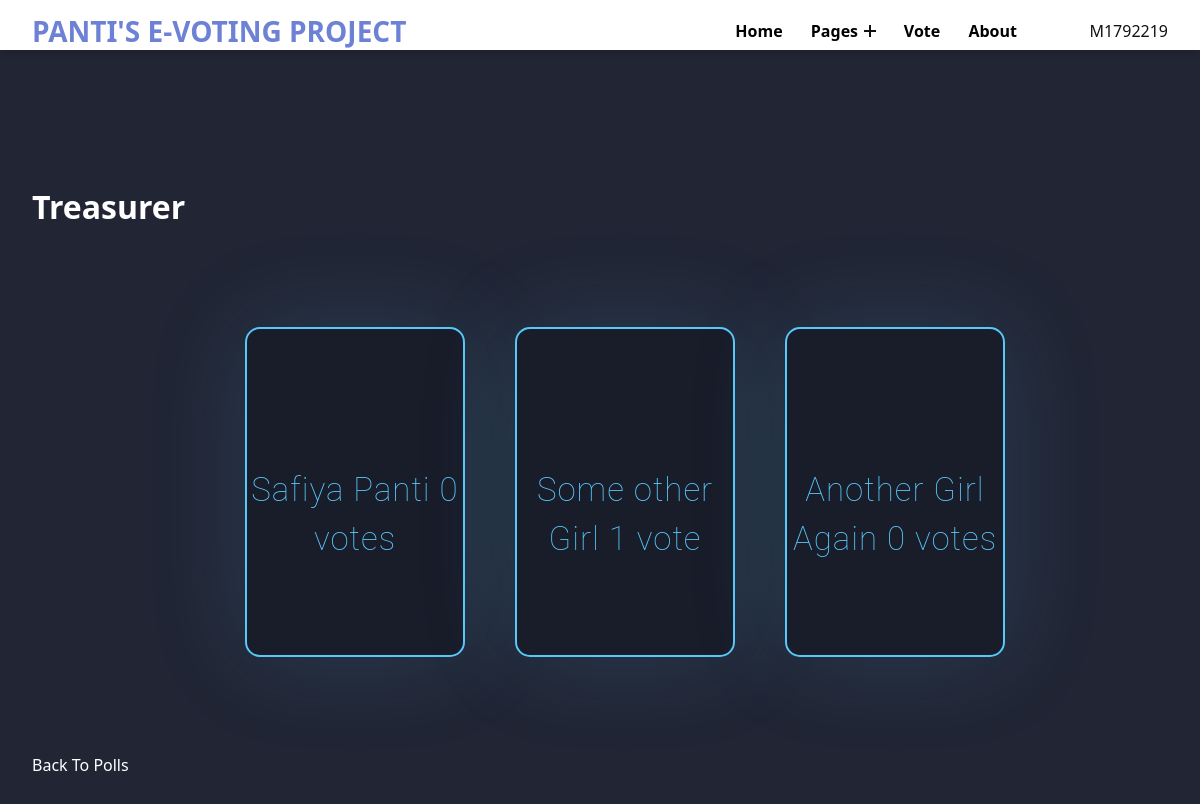
Screenshot of /polls/2/results/ (signed in) with the database file from the repository.
### build/models.py (models this page shows, shortened)
class Question(models.Model):
    question_text = models.CharField(max_length = 200)
    pub_date = models.DateTimeField('date published')

class Choice(models.Model):
    question = models.ForeignKey(Question, on_delete = models.CASCADE)
    choice_text = models.CharField(max_length = 200)
    votes = models.IntegerField(default = 0)

### build/views.py (the view)
# urls.py: path('<int:question_id>/results/', views.results, name ='results'),
@login_required(login_url='/polls/login')
def results(request, question_id):
	question = get_object_or_404(Question, pk = question_id)
	return render(request, 'polls/results.html', {'question': question})

### build/templates/polls/results.html (shortened to what this page needs)
{% extends 'base.html' %} {% block content %}
<!DOCTYPE html>
<html lang="en">
  <head>
  </head>
  <body>
    <h1 class="mb-5 text-center" style="color: white">
      {{ question.question_text }}
    </h1>
    <div class="row-needed">
      <ul class="list-group mb-5" style="display: flex; flex-direction: row">
        {% for choice in question.choice_set.all %}
        <div class="main" style="margin-left: 50">
          <div class="card" style="justify-content: space-around">
            <div class="text1">
              <li class="list-group-item">
                {{ choice.choice_text }}
                <span class="badge badge-success float-right"
                  >{{ choice.votes }} vote{{ choice.votes | pluralize }}</span
                >
              </li>
            </div>
          </div>
        </div>
        {% endfor %}
      </ul>
    </div>
    <a
      style="color: white"
      class="btn btn-secondary"
      href="{% url 'polls:index' %}"
      >Back To Polls</a
    >
  </body>
</html>
{% endblock %}

### build/templates/partials/_navbar.html (shortened to what this page needs)
{% load static %}
<!DOCTYPE html>
<html lang="en">
   <head>
      <link rel="stylesheet" href="{% static '/navbarObj/reset.min.css' %}">
      <link rel="stylesheet" href="{% static '/navbarObj/style.min.css' %}">
      <link rel="stylesheet" href="{% static '/navbarObj/ionicon.min.css' %}">
   </head>
   <body style="margin-top: 80;">
      <header class="header"  style="height: 50px;  background-color: white; position: fixed;">
         <div class="container"  style="height: 50px;">
            <section class="wrapper"  style="height: 62px;">
               <h1><a href="{% url 'polls:index' %}" style="color: rgba(50, 79, 196, 0.713);" class="brand">Panti's E-voting Project</a></h1>
               <nav class="navbar">
                  <ul class="menu">
                     <li class="menu-item"><a href="/" style="color: black;">Home</a></li>
                     <li class="menu-item menu-item-has-children">
                        <a href="#" data-toggle="sub-menu" style="color: black;">Pages<i class="expand"></i></a>
                     </li>
                     <li class="menu-item"><a href="{% url 'polls:index' %}" style="color: black;">Vote</a></li>
                     <li class="menu-item"><a href="{% url 'polls:about' %}" style="color: black;">About</a></li>
                     {% if user.is_authenticated %}
                        {{user.username}}
                     {% else %}
                     <li class="menu-item"><a href="{% url 'polls:index' %}"><input type="submit" value="Log in" class="navLogin" id="navLogin"></a></li>
                     {% endif %}
                  </ul>
               </nav>
            </section>
         </div>
      </header>
   </body>
</html>

### build/templates/polls/results.html (style rules this page uses)
body { display: flex; justify-content: center; align-items: center; flex-wrap: nowrap; min-height: 100vh; background: #212534; }
.row-needed { display: flex; flex-direction: row; justify-content: space-around; }
.main { position: relative; display: flex; justify-content: center; align-items: center; flex-direction: row; }
.card { position: relative; display: flex; height: 330px; width: 220px; background-color: #191c29; border-radius: 15px; justify-content: center; align-items: center; flex-wrap: nowrap; flex-direction: column; text-align: center; border: 2px solid rgb(88 199 250); overflow: hidden; transition: 0.6s; box-shadow: 0px 0px 100px rgba(88, 199, 250, 0.15); }
.text1 { position: relative; font-size: 33px; font-family: roboto; color: rgb(88 199 250); font-weight: 100; letter-spacing: 1px; transition: 0.7s; transform: translateY(110px); }

### rows the page displays
Question: question_text "Treasurer"
Choice: choice_text "Safiya Panti", votes "0", votes|pluralize "s"
Choice: choice_text "Some other Girl", votes "1"
Choice: choice_text "Another Girl Again", votes "0", votes|pluralize "s"

### other values shown
{{ user.username }} "M1792219"
